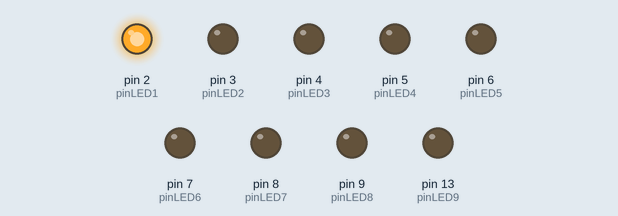
A sketch run on a simulated Arduino Uno, built with avr-gcc and run on an emulated ATmega328P. Parts: output pins drawn as LEDs (lit = HIGH).

Above: at 0.1 s.
At 4.1 s:
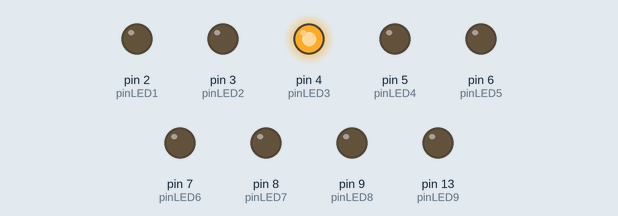
At 10.1 s:
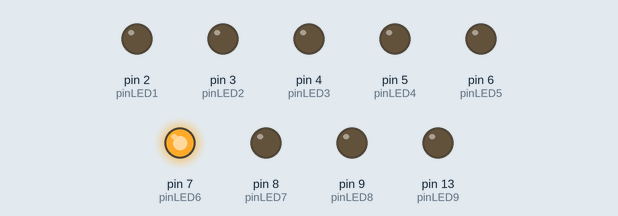
At 19.1 s:
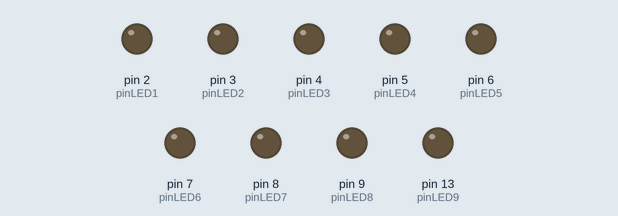
At 27.1 s:
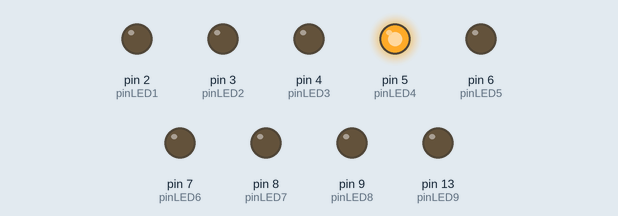
At 37.1 s:
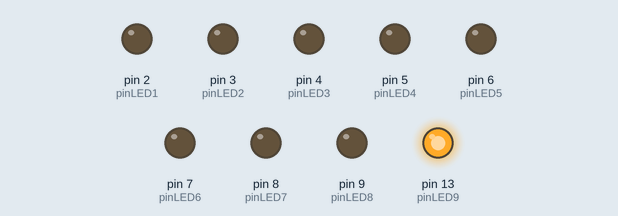
Timing chart, 0 to 38.6 s (numbered marks = the images above):
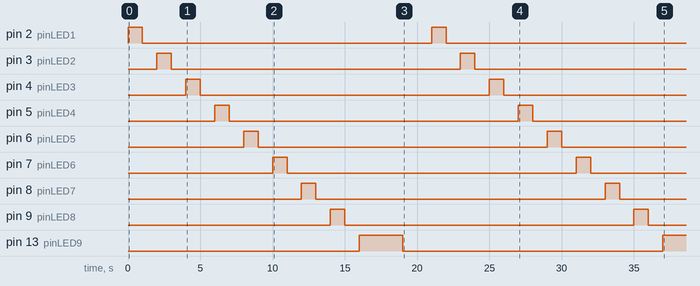

Measured:
- by itself, pin 13 (pinLED9): LOW → HIGH at 16.0 s, → LOW 3.0 s later, → HIGH 18.0 s later
- by itself, pin 2 (pinLED1), pin 3 (pinLED2), pin 4 (pinLED3), pin 5 (pinLED4), pin 6 (pinLED5), pin 7 (pinLED6), pin 8 (pinLED7), pin 9 (pinLED8): alternates HIGH for 1.0 s and LOW for 20.0 s

The sketch:

LED_ArduinoNano.ino
```cpp
//Nama Programmer : Muhammad Fahru Fadillah

int pinLED1 = 2;
int pinLED2 = 3;
int pinLED3 = 4;
int pinLED4 = 5;
int pinLED5 = 6;
int pinLED6 = 7;
int pinLED7 = 8;
int pinLED8 = 9;
int pinLED9 = 13;

void setup()
{
pinMode(pinLED1, OUTPUT);
pinMode(pinLED2, OUTPUT);
pinMode(pinLED3, OUTPUT);
pinMode(pinLED4, OUTPUT);
pinMode(pinLED5, OUTPUT);
pinMode(pinLED6, OUTPUT);
pinMode(pinLED7, OUTPUT);
pinMode(pinLED8, OUTPUT);
pinMode(pinLED9, OUTPUT);
}

void loop()
{
  digitalWrite(pinLED1,HIGH);
  delay(1000);
  digitalWrite(pinLED1,LOW);
  delay(1000);

  digitalWrite(pinLED2,HIGH);
  delay(1000);
  digitalWrite(pinLED2,LOW);
  delay(1000);

  digitalWrite(pinLED3,HIGH);
  delay(1000);
  digitalWrite(pinLED3,LOW);
  delay(1000);

  digitalWrite(pinLED4,HIGH);
  delay(1000);
  digitalWrite(pinLED4,LOW);
  delay(1000);

  digitalWrite(pinLED5,HIGH);
  delay(1000);
  digitalWrite(pinLED5,LOW);
  delay(1000);

  digitalWrite(pinLED6,HIGH);
  delay(1000);
  digitalWrite(pinLED6,LOW);
  delay(1000);

digitalWrite(pinLED7,HIGH);
  delay(1000);
  digitalWrite(pinLED7,LOW);
  delay(1000);

  digitalWrite(pinLED8,HIGH);
  delay(1000);
  digitalWrite(pinLED8,LOW);
  delay(1000);

  digitalWrite(pinLED9,HIGH);
  delay(3000);
  digitalWrite(pinLED9,LOW);
  delay(2000);
}
```
